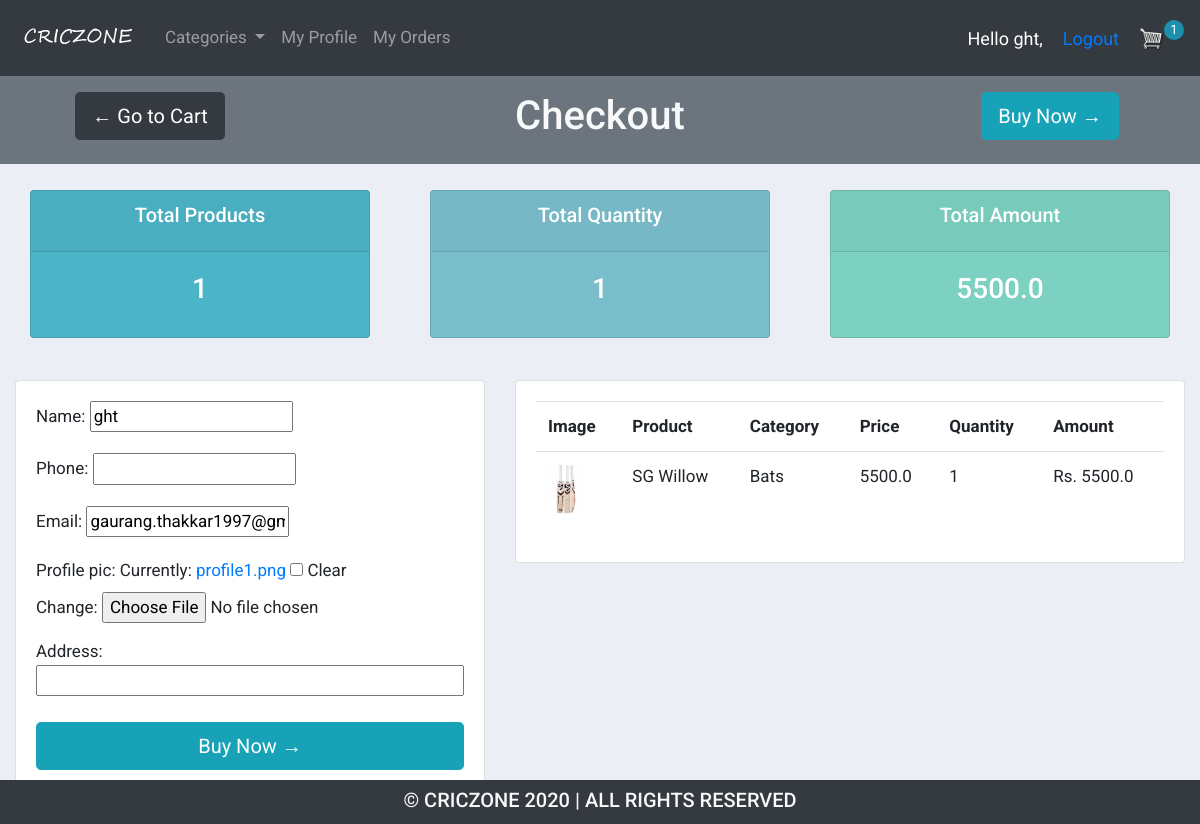
The page /checkout/ (signed in) on the database as committed earlier.
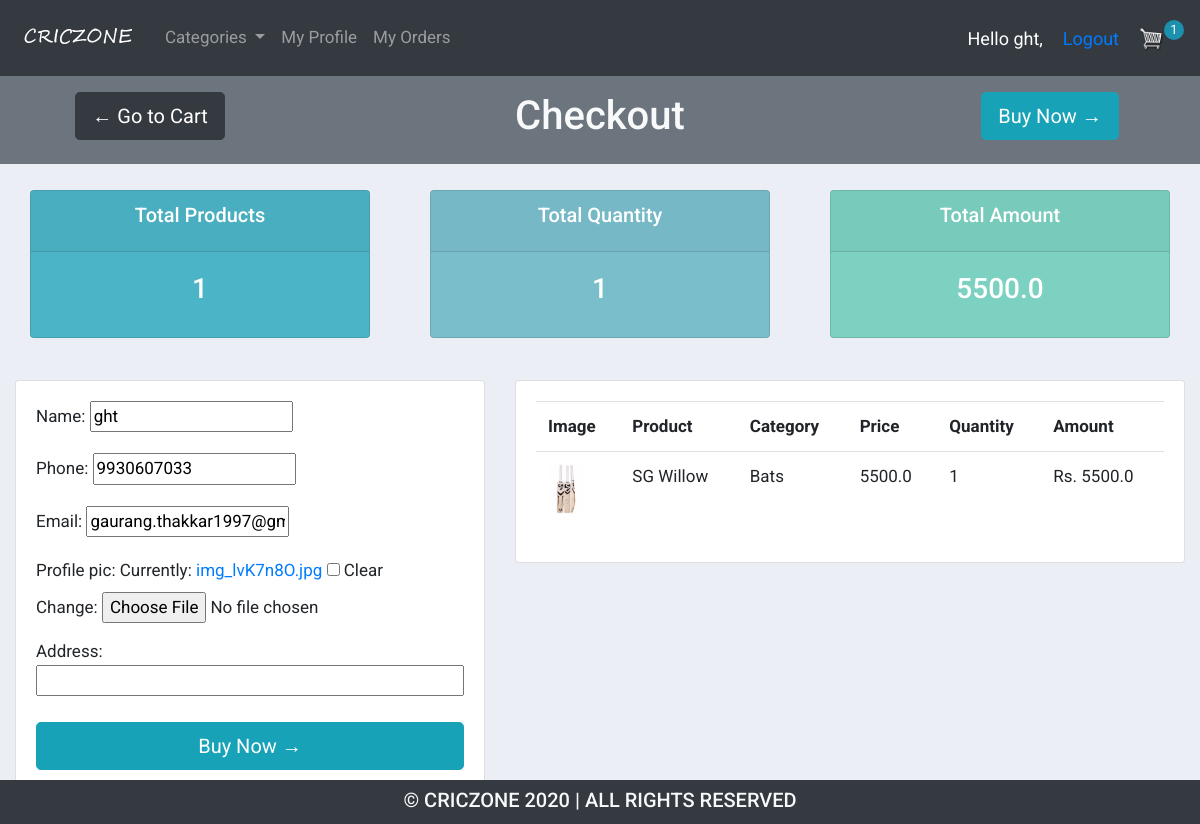
The same page on the database as committed later.
### accounts/models.py (models this page shows, shortened)
class Customer(models.Model):
    user = models.OneToOneField(User, null=True, blank=True, on_delete=models.CASCADE)
    name = models.CharField(max_length=200, null=True)
    phone = models.CharField(max_length=200, null=True)
    email = models.CharField(max_length=200, null=True)
    profile_pic = models.ImageField(default="profile1.png",null=True, blank=True)
    date_created = models.DateTimeField(auto_now_add=True, null=True)

### accounts/decorators.py (the view)
        def wrapper_func(request, *args, **kwargs):
            group = None
            if request.user.groups.exists():
                group = request.user.groups.all()[0].name
            if group in allowed_roles:
                return view_func(request, *args, **kwargs)
            else:
                return HttpResponse("You are not authorized user")

### accounts/forms.py
class CustomerForm(ModelForm):
    class Meta:
        model = Customer
        fields = '__all__'
        exclude = ['user']

### accounts/templatetags/multiply.py (called while the page is built)
@register.simple_tag()
def multiply(qty, price, *args, **kwargs):
    return qty * price

### accounts/views.py (called while the page is built, shortened)
@allowed_users(allowed_roles=['customer'])
@login_required(login_url='login')
def checkout(request):
    cust = request.user.customer
    form = CustomerForm(instance=cust)
    cart = cust.cart_set.all()
    quantity = 0
    amount = 0
    for i in cart:
        quantity += i.quantity
        amount += (i.quantity*i.product.price)
    context = {'cart': cart, 'customer': cust, 'form': form,
               'total_products': cart.count(), 'quantity': quantity, 'amount': amount}
    return render(request, 'accounts/checkout.html', context)

### accounts/templates/accounts/checkout.html (shortened to what this page needs)
{%  extends 'accounts/main.html' %}
{% block content %}
{% load multiply %}
<form method="POST" action="" enctype="multipart/form-data">
<div class="row py-3 text-center text-light bg-secondary">
    <div class="col-md-3">
        <a class="btn btn-dark btn-lg" href="{% url 'view_cart' %}">&#x2190; Go to Cart</a>
    </div>
    <div class="col-md-6 ">
        <h1>Checkout</h1>
    </div>
    <div class="col-md-3">
        <button class="btn btn-info btn-lg" type="submit" name="Update Information">Buy Now &#8594;</button>
    </div>
</div>
<br>
<div class="row">
    <div class="col">
        <div class="col-md">
            <div class="card text-center text-white  mb-3" id="total-orders">
                <div class="card-header">
                    <h5 class="card-title">Total Products</h5>
                </div>
                <div class="card-body">
                    <h3 class="card-title">
                        {{total_products}}
                    </h3>
                </div>
            </div>
        </div>
    </div>
    <div class="col">
        <div class="col-md">
            <div class="card text-center text-white  mb-3" id="orders-delivered">
                <div class="card-header">
                    <h5 class="card-title">Total Quantity</h5>
                </div>
                <div class="card-body">
                    <h3 class="card-title">{{quantity}}</h3>
                </div>
            </div>
        </div>
    </div>
    <div class="col">
        <div class="col-md">
            <div class="card text-center text-white  mb-3" id="orders-pending">
                <div class="card-header">
                    <h5 class="card-title">Total Amount</h5>
                </div>
                <div class="card-body">
                    <h3 class="card-title">{{amount}}</h3>
                </div>
            </div>
        </div>
    </div>
</div>
<br>
<div class="row">
        <div class="col-md-5">
            <div class="card card-body">
                    {{form.as_p}}
                    Address:
                    <input type="text" name="address" placeholder=""><br>
                    <button class="btn btn-info btn-lg" type="submit" name="Update Information">Buy Now &#8594;</button>
                </form>
            </div>
        <div class="col-md-7">
            <div class="card card-body">
                <table class="table">
                    <tr>
                        <th>Image</th>
                        <th>Product</th>
                        <th>Category</th>
                        <th>Price</th>
                        <th>Quantity</th>
                        <th>Amount</th>
                    </tr>
                    {% for i in cart %}
                    <tr>
                        <td><img src="{{i.product.image.url}}" alt="" height="50px" width=""></td>
                        <td>{{i.product.name}}</td>
                        <td>{{i.product.category}}</td>
                        <td>{{i.product.price}}</td>
                        <td>{{i.quantity}}</td>
                        <td>Rs. {% multiply i.quantity i.product.price %}</td>
                    </tr>
                    {% endfor %}
                </table>
            </div>
        </div>
{% endblock content %}

Rows that differ between the two databases and show on the page:
changed Customer "ght": phone (not shown) → "9930607033"
Other text that changed with them:
text no longer shown: "Name: Phone: Email: Profile pic: Currently: profile1.png Clear Change:"
text now shown: "Name: Phone: Email: Profile pic: Currently: img_lvK7n8O.jpg Clear Change:"
